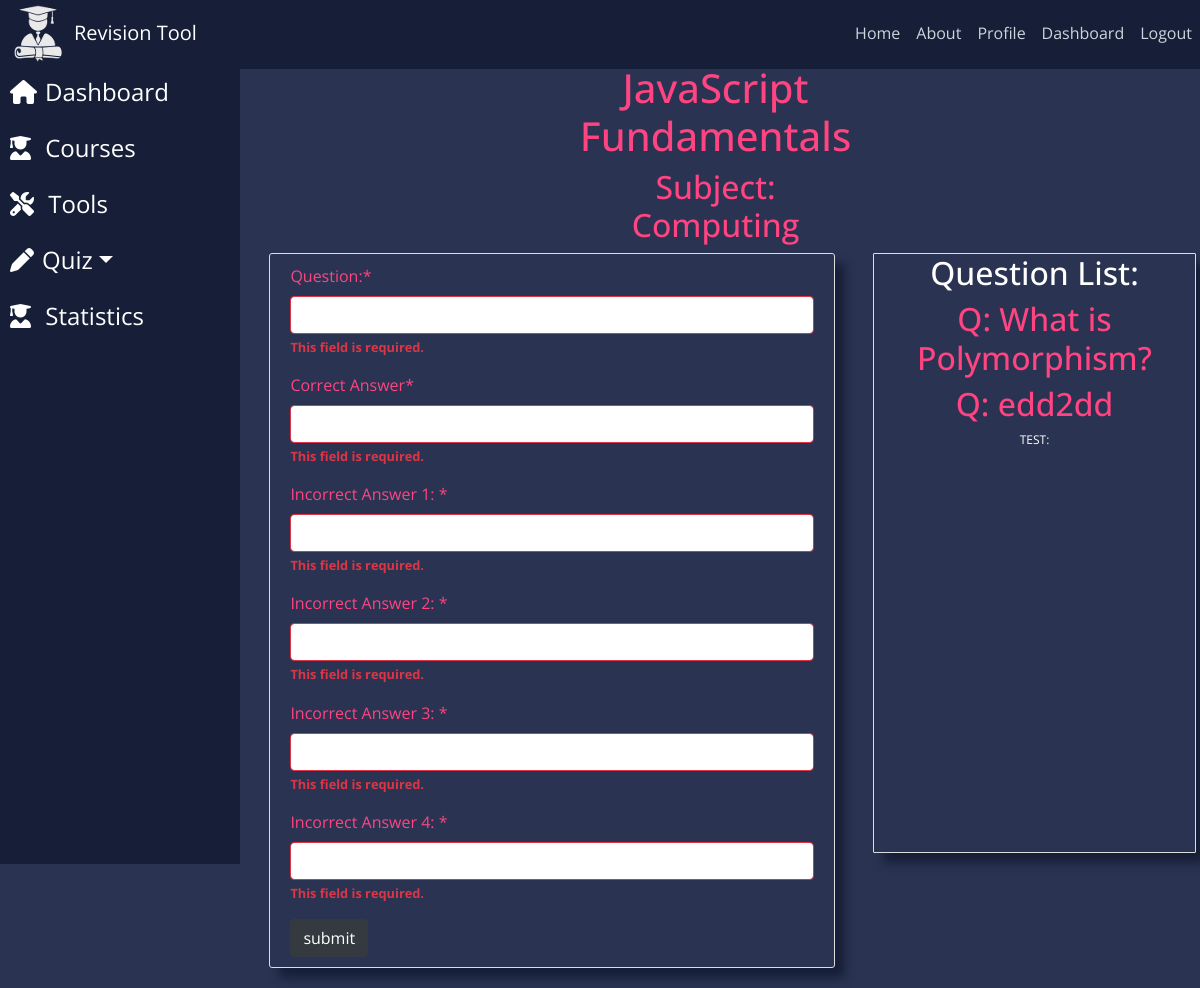
Page /view-quiz/25/darren_lally/JavaScript Fundamentals/ (signed in) on the earlier database version.
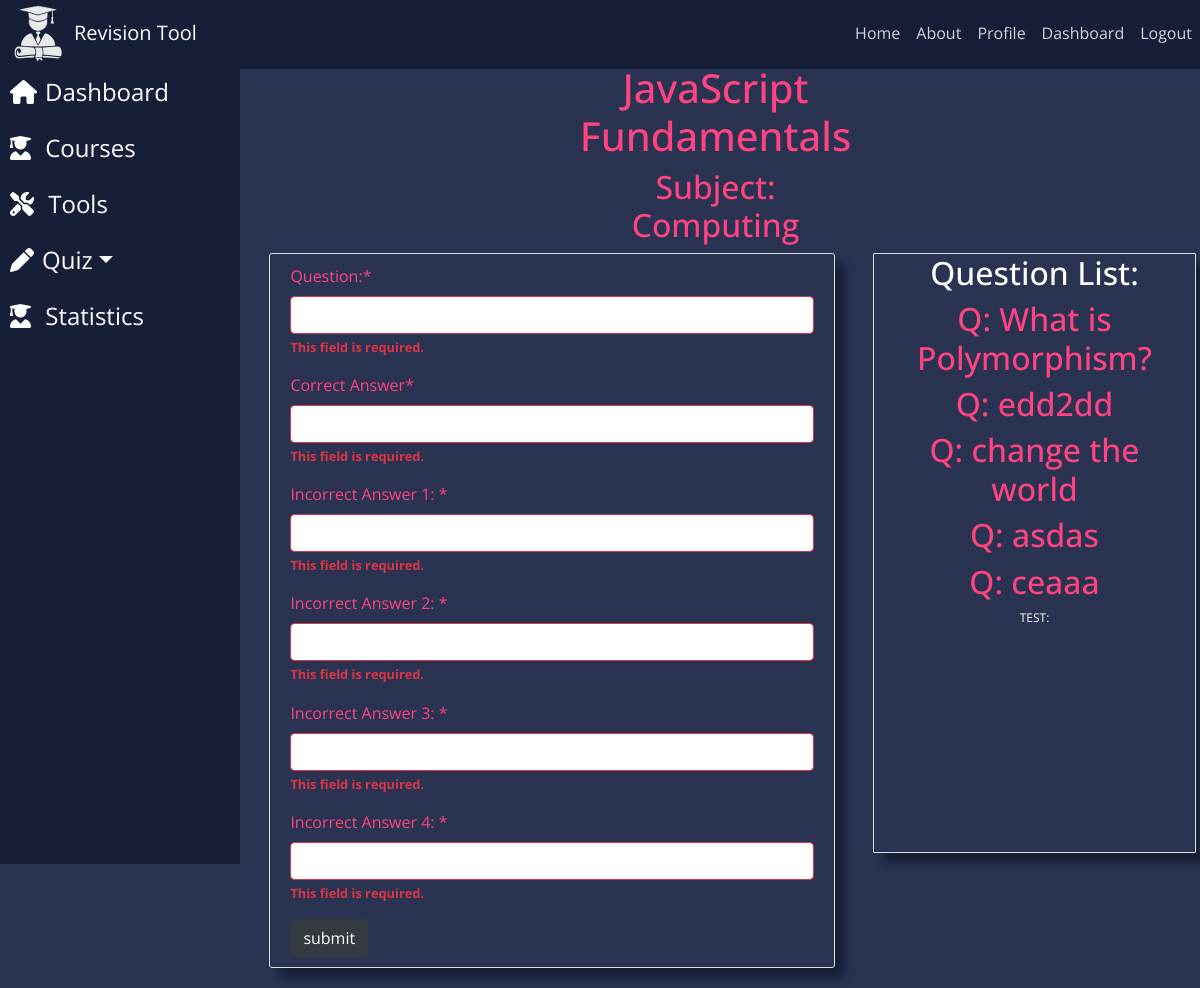
Same page on the later database version.
### quiz/models.py (models this page shows, shortened)
class Quiz(models.Model):
    title = models.CharField(max_length = 200)
    subject = models.CharField(max_length = 20)
    level = models.CharField(max_length = 25)
    topic = models.CharField(max_length = 25)
    author = models.ForeignKey(settings.AUTH_USER_MODEL, on_delete = models.CASCADE)
    created = models.DateTimeField(auto_now_add=True,null=True,blank=True)
    class Meta:
        verbose_name_plural = "quiz"

class Questions(models.Model):
    quiz = models.ForeignKey(Quiz, on_delete=models.CASCADE)
    question = models.CharField(max_length = 350)
    correct_answer = models.CharField(max_length = 400)
    incorrect_answer_1 = models.CharField(max_length = 400, default ='')
    incorrect_answer_2 = models.CharField(max_length = 400, default ='')
    incorrect_answer_3 = models.CharField(max_length = 400, default ='')
    incorrect_answer_4 = models.CharField(max_length = 400, default ='')
    weighting = models.IntegerField(default = 1)
    class Meta:
        verbose_name_plural = "questions"

### quiz/views.py (the view, shortened to what this page needs)
# urls.py: url(r'^view-quiz/(?P<pk>\d+)/(?P<auth>[\w\-]+)/(?P<quz>[\w|\W]+)/$', views.view_my_quiz, name ='view-quiz'),
@login_required
def view_my_quiz(request, pk=None, auth=None, quz=None):
    form = CreateQuestionForm(request.POST)
    user = request.user
    user_check = str(request.user)
    if pk and (user_check == auth):
        my_quiz = Quiz.objects.filter(pk=pk, author=user)
        questions = Questions.objects.filter(quiz=pk)
        args = {'quiz': my_quiz, 'question': questions, 'title': quz, 'form': form}
    else:
        return HttpResponseRedirect('/my_quiz')
    return render(request, 'quiz/modify_quiz.html', args)

### quiz/forms.py (shortened to what this page needs)
class CreateQuestionForm(forms.ModelForm):
    question = forms.CharField(label = "Question:", max_length = 400)
    correct_answer = forms.CharField(label = "Correct Answer", max_length = 400)
    incorrect_answer_1 = forms.CharField(label = "Incorrect Answer 1: ", max_length = 400)
    incorrect_answer_2  = forms.CharField(label = "Incorrect Answer 2: ", max_length = 400)
    incorrect_answer_3  = forms.CharField(label = "Incorrect Answer 3: ", max_length = 400)
    incorrect_answer_4  = forms.CharField(label = "Incorrect Answer 4: ", max_length = 400)
    class Meta:
        model = Questions
        fields = ['question','correct_answer', 'incorrect_answer_1', 'incorrect_answer_2',
                  'incorrect_answer_3', 'incorrect_answer_4',]

### quiz/templates/quiz/modify_quiz.html (shortened to what this page needs)
{% extends "dashboard/base.html" %}
{% load crispy_forms_tags %}
{%block title%}
<div class="row justify-content-center">
    <div class="col-4">
        <h1 class="text-center mod-title">{{title}}</h1>
        {% if quiz %}
            {% for quiz in quiz%}
            <h2 class="mod-title text-center">Subject: {{quiz.subject}}</h2>
            {% endfor%}
        {% else%}
            <p>No Quiz found</p>
        {% endif %}
    </div>
</div>
{% endblock %}
{% block content %}
<div class="row">
    {% if user.is_authenticated %}
    <div class="content-section col-lg-7 col-md-8 col-sm-8 col-xs-8 mx-auto mt-0">
        <form name="add_question" class="add_question" method="POST">
            {{ form|crispy }}
            <input id="submit" class="btn btn-dark" value="submit" name="submit" type="submit"></input>
        </form>
    </div>
    <div class="content-section-questions col-lg-4 col-md-8 col-sm-8 col-xs-8 mt-0 text-center">
            <h2 class="text-center">Question List: </h2>
            {% if question%}
                {% for question in question%}
                    <h2 class="mod-title text-center">Q: {{question.question}}</h2>
                {% endfor%}
            {% endif%}
            <p>TEST: {{response_data}}</p>
        </div>
    {% endif%}
</div>
{% endblock content %}

Differences in the rows shown:
added Questions: question "change the world"
added Questions: question "asdas"
added Questions: question "ceaaa"
